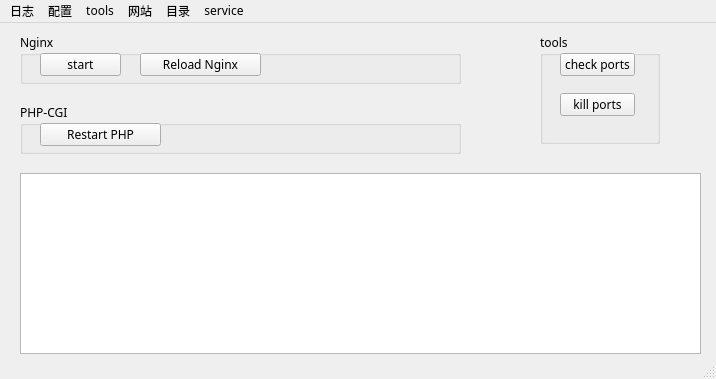
<?xml version="1.0" encoding="UTF-8"?>
<ui version="4.0">
 <class>MainWindow</class>
 <widget class="QMainWindow" name="MainWindow">
  <property name="geometry">
   <rect>
    <x>0</x>
    <y>0</y>
    <width>716</width>
    <height>379</height>
   </rect>
  </property>
  <property name="font">
   <font>
    <family>宋体</family>
    <pointsize>9</pointsize>
    <weight>50</weight>
    <bold>false</bold>
   </font>
  </property>
  <property name="windowTitle">
   <string>MainWindow</string>
  </property>
  <property name="documentMode">
   <bool>false</bool>
  </property>
  <widget class="QWidget" name="centralwidget">
   <widget class="QGroupBox" name="groupBox">
    <property name="geometry">
     <rect>
      <x>20</x>
      <y>10</y>
      <width>441</width>
      <height>51</height>
     </rect>
    </property>
    <property name="title">
     <string>Nginx</string>
    </property>
    <widget class="QPushButton" name="nginx_start_btn">
     <property name="geometry">
      <rect>
       <x>20</x>
       <y>20</y>
       <width>81</width>
       <height>23</height>
      </rect>
     </property>
     <property name="text">
      <string>start</string>
     </property>
    </widget>
    <widget class="QPushButton" name="nginx_reload_btn">
     <property name="geometry">
      <rect>
       <x>120</x>
       <y>20</y>
       <width>121</width>
       <height>23</height>
      </rect>
     </property>
     <property name="text">
      <string>Reload Nginx</string>
     </property>
    </widget>
   </widget>
   <widget class="QPlainTextEdit" name="debug_edt">
    <property name="geometry">
     <rect>
      <x>20</x>
      <y>150</y>
      <width>681</width>
      <height>181</height>
     </rect>
    </property>
    <property name="font">
     <font>
      <family>Courier</family>
      <pointsize>9</pointsize>
      <weight>50</weight>
      <bold>false</bold>
     </font>
    </property>
    <property name="lineWrapMode">
     <enum>QPlainTextEdit::NoWrap</enum>
    </property>
   </widget>
   <widget class="QGroupBox" name="groupBox_2">
    <property name="geometry">
     <rect>
      <x>20</x>
      <y>80</y>
      <width>441</width>
      <height>51</height>
     </rect>
    </property>
    <property name="title">
     <string>PHP-CGI</string>
    </property>
    <widget class="QPushButton" name="php_restart_btn">
     <property name="geometry">
      <rect>
       <x>20</x>
       <y>20</y>
       <width>121</width>
       <height>23</height>
      </rect>
     </property>
     <property name="text">
      <string>Restart PHP</string>
     </property>
    </widget>
   </widget>
   <widget class="QGroupBox" name="groupBox_3">
    <property name="geometry">
     <rect>
      <x>540</x>
      <y>10</y>
      <width>120</width>
      <height>111</height>
     </rect>
    </property>
    <property name="title">
     <string>tools</string>
    </property>
    <widget class="QPushButton" name="check_port_btn">
     <property name="geometry">
      <rect>
       <x>20</x>
       <y>20</y>
       <width>75</width>
       <height>23</height>
      </rect>
     </property>
     <property name="text">
      <string>check ports</string>
     </property>
    </widget>
    <widget class="QPushButton" name="kill_port_btn">
     <property name="geometry">
      <rect>
       <x>20</x>
       <y>60</y>
       <width>75</width>
       <height>23</height>
      </rect>
     </property>
     <property name="text">
      <string>kill ports</string>
     </property>
    </widget>
   </widget>
  </widget>
  <widget class="QMenuBar" name="menubar">
   <property name="geometry">
    <rect>
     <x>0</x>
     <y>0</y>
     <width>716</width>
     <height>21</height>
    </rect>
   </property>
   <widget class="QMenu" name="menu">
    <property name="title">
     <string>日志</string>
    </property>
    <widget class="QMenu" name="menuNginx">
     <property name="title">
      <string>nginx</string>
     </property>
     <addaction name="actionError_log"/>
     <addaction name="actionAccess_log"/>
    </widget>
    <addaction name="menuNginx"/>
    <addaction name="separator"/>
   </widget>
   <widget class="QMenu" name="menu_2">
    <property name="title">
     <string>配置</string>
    </property>
    <widget class="QMenu" name="menuNginx_2">
     <property name="title">
      <string>nginx</string>
     </property>
     <addaction name="actionNginx_conf"/>
     <addaction name="actionSites_conf"/>
    </widget>
    <widget class="QMenu" name="menuPhp">
     <property name="title">
      <string>php</string>
     </property>
     <addaction name="actionPhpIni"/>
    </widget>
    <addaction name="menuNginx_2"/>
    <addaction name="menuPhp"/>
    <addaction name="actionPtserver"/>
   </widget>
   <widget class="QMenu" name="menuTools">
    <property name="title">
     <string>tools</string>
    </property>
    <addaction name="actionHosts"/>
    <addaction name="actionWinscp"/>
    <addaction name="actionPutty"/>
    <addaction name="actionCertmgr"/>
    <addaction name="actionEnv"/>
   </widget>
   <widget class="QMenu" name="menu_3">
    <property name="title">
     <string>网站</string>
    </property>
    <widget class="QMenu" name="menuDocs">
     <property name="title">
      <string>docs</string>
     </property>
     <addaction name="actionPyside"/>
    </widget>
    <addaction name="actionLocalhost"/>
    <addaction name="menuDocs"/>
   </widget>
   <widget class="QMenu" name="menu_4">
    <property name="title">
     <string>目录</string>
    </property>
    <addaction name="actionPtServer"/>
    <addaction name="actionWebroot"/>
   </widget>
   <widget class="QMenu" name="menuService">
    <property name="title">
     <string>service</string>
    </property>
    <widget class="QMenu" name="menuMemcached">
     <property name="title">
      <string>memcached</string>
     </property>
     <addaction name="mem_start_act"/>
     <addaction name="mem_stop_act"/>
     <addaction name="mem_install_act"/>
    </widget>
    <widget class="QMenu" name="menuMysql">
     <property name="title">
      <string>mysql</string>
     </property>
     <addaction name="mysql_start_act"/>
     <addaction name="mysql_stop_act"/>
     <addaction name="mysql_install_act"/>
    </widget>
    <widget class="QMenu" name="menuMongodb">
     <property name="title">
      <string>mongodb</string>
     </property>
     <addaction name="mongodb_start_act"/>
     <addaction name="mongodb_stop_act"/>
     <addaction name="mongodb_install_act"/>
    </widget>
    <addaction name="menuMemcached"/>
    <addaction name="menuMysql"/>
    <addaction name="menuMongodb"/>
   </widget>
   <addaction name="menu"/>
   <addaction name="menu_2"/>
   <addaction name="menuTools"/>
   <addaction name="menu_3"/>
   <addaction name="menu_4"/>
   <addaction name="menuService"/>
  </widget>
  <widget class="QStatusBar" name="statusbar"/>
  <action name="actionError_log">
   <property name="text">
    <string>error.log</string>
   </property>
  </action>
  <action name="actionAccess_log">
   <property name="text">
    <string>access.log</string>
   </property>
  </action>
  <action name="actionNginx_conf">
   <property name="text">
    <string>nginx.conf</string>
   </property>
  </action>
  <action name="actionPhp55">
   <property name="text">
    <string>php55</string>
   </property>
  </action>
  <action name="actionPhpIni">
   <property name="text">
    <string>php.ini</string>
   </property>
  </action>
  <action name="actionHosts">
   <property name="text">
    <string>hosts</string>
   </property>
  </action>
  <action name="actionWinscp">
   <property name="text">
    <string>winscp</string>
   </property>
  </action>
  <action name="actionPutty">
   <property name="text">
    <string>putty</string>
   </property>
  </action>
  <action name="actionLocalhost">
   <property name="text">
    <string>localhost</string>
   </property>
  </action>
  <action name="actionManage">
   <property name="text">
    <string>manage</string>
   </property>
  </action>
  <action name="actionPyside">
   <property name="text">
    <string>pyside</string>
   </property>
  </action>
  <action name="actionDesigner">
   <property name="text">
    <string>designer</string>
   </property>
  </action>
  <action name="actionCertmgr">
   <property name="text">
    <string>certmgr</string>
   </property>
  </action>
  <action name="actionPtServer">
   <property name="text">
    <string>PtServer</string>
   </property>
  </action>
  <action name="actionWebroot">
   <property name="text">
    <string>webroot</string>
   </property>
  </action>
  <action name="actionEnv">
   <property name="text">
    <string>env</string>
   </property>
  </action>
  <action name="actionSites_conf">
   <property name="text">
    <string>sites</string>
   </property>
  </action>
  <action name="actionPtserver">
   <property name="text">
    <string>ptserver</string>
   </property>
  </action>
  <action name="mem_start_act">
   <property name="text">
    <string>start</string>
   </property>
  </action>
  <action name="mem_install_act">
   <property name="text">
    <string>install</string>
   </property>
  </action>
  <action name="mysql_start_act">
   <property name="text">
    <string>start</string>
   </property>
  </action>
  <action name="mysql_stop_act">
   <property name="text">
    <string>stop</string>
   </property>
  </action>
  <action name="mysql_install_act">
   <property name="text">
    <string>install</string>
   </property>
  </action>
  <action name="mongodb_start_act">
   <property name="text">
    <string>start</string>
   </property>
  </action>
  <action name="mongodb_stop_act">
   <property name="text">
    <string>stop</string>
   </property>
  </action>
  <action name="mongodb_install_act">
   <property name="text">
    <string> install</string>
   </property>
  </action>
  <action name="mem_stop_act">
   <property name="text">
    <string>stop</string>
   </property>
  </action>
 </widget>
 <resources/>
 <connections/>
</ui>
